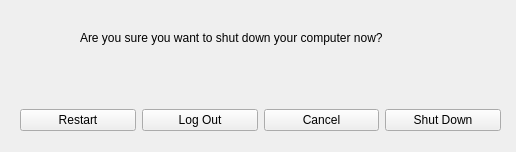
<?xml version="1.0" encoding="UTF-8"?>
<ui version="4.0">
 <class>MainWindow</class>
 <widget class="QMainWindow" name="MainWindow">
  <property name="windowModality">
   <enum>Qt::NonModal</enum>
  </property>
  <property name="geometry">
   <rect>
    <x>0</x>
    <y>0</y>
    <width>516</width>
    <height>152</height>
   </rect>
  </property>
  <property name="sizePolicy">
   <sizepolicy hsizetype="Fixed" vsizetype="Fixed">
    <horstretch>0</horstretch>
    <verstretch>0</verstretch>
   </sizepolicy>
  </property>
  <property name="windowTitle">
   <string/>
  </property>
  <property name="windowIcon">
   <iconset theme="exit"/>
  </property>
  <property name="unifiedTitleAndToolBarOnMac">
   <bool>false</bool>
  </property>
  <widget class="QWidget" name="centralwidget">
   <widget class="QWidget" name="horizontalLayoutWidget">
    <property name="geometry">
     <rect>
      <x>20</x>
      <y>100</y>
      <width>481</width>
      <height>41</height>
     </rect>
    </property>
    <layout class="QHBoxLayout" name="horizontalLayout">
     <item>
      <widget class="QPushButton" name="restartButton">
       <property name="text">
        <string>Restart</string>
       </property>
      </widget>
     </item>
     <item>
      <widget class="QPushButton" name="logoutButton">
       <property name="text">
        <string>Log Out</string>
       </property>
      </widget>
     </item>
     <item>
      <widget class="QPushButton" name="cancelButton">
       <property name="text">
        <string>Cancel</string>
       </property>
       <property name="shortcut">
        <string>Esc</string>
       </property>
       <property name="autoDefault">
        <bool>false</bool>
       </property>
       <property name="default">
        <bool>false</bool>
       </property>
      </widget>
     </item>
     <item>
      <widget class="QPushButton" name="shutdownButton">
       <property name="text">
        <string>Shut Down</string>
       </property>
       <property name="default">
        <bool>false</bool>
       </property>
      </widget>
     </item>
    </layout>
   </widget>
   <widget class="QLabel" name="label">
    <property name="geometry">
     <rect>
      <x>80</x>
      <y>30</y>
      <width>401</width>
      <height>16</height>
     </rect>
    </property>
    <property name="text">
     <string>Are you sure you want to shut down your computer now?</string>
    </property>
   </widget>
   <widget class="QLabel" name="iconLabel">
    <property name="geometry">
     <rect>
      <x>20</x>
      <y>10</y>
      <width>51</width>
      <height>51</height>
     </rect>
    </property>
    <property name="text">
     <string/>
    </property>
   </widget>
  </widget>
  <action name="actionLog_out">
   <property name="text">
    <string>Log out</string>
   </property>
  </action>
 </widget>
 <resources/>
 <connections>
  <connection>
   <sender>cancelButton</sender>
   <signal>clicked()</signal>
   <receiver>MainWindow</receiver>
   <slot>close()</slot>
   <hints>
    <hint type="sourcelabel">
     <x>454</x>
     <y>139</y>
    </hint>
    <hint type="destinationlabel">
     <x>251</x>
     <y>92</y>
    </hint>
   </hints>
  </connection>
 </connections>
</ui>
